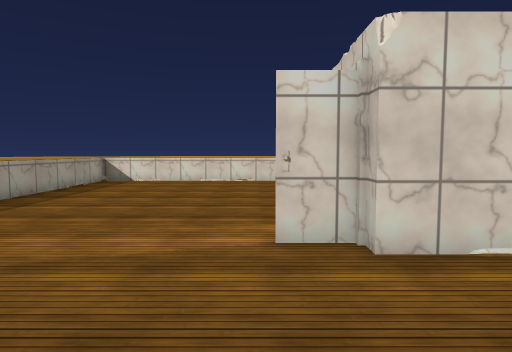
view 1 (above)

15 first-person views from a walk through a scene from a Unity 3-D project. The camera is 1.4 m above the floor, tilts 4° down and sees 75° across. The floor is counted in squares, 1 m on a side. Each view is taken from the middle of a square. On the plan, view 1 faces up. The plan holds only what a view shows up to about 15 squares ahead; the rest is blank. The place goes on beyond the plan. The player character is not drawn. Some animated figures are not drawn. Door leaves are left out, so doorways stand open. Surface patterns are stand-ins for the level's own textures.

view 2
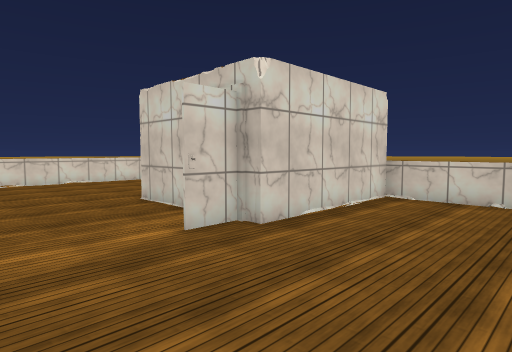

view 3
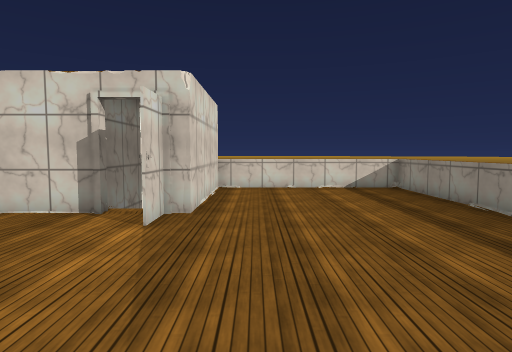

view 4
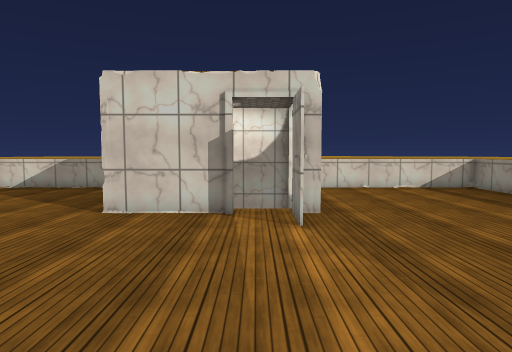

view 5
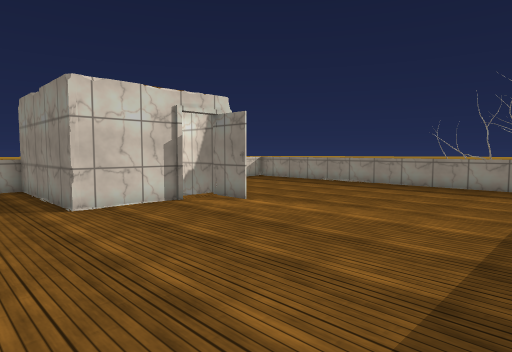

view 6
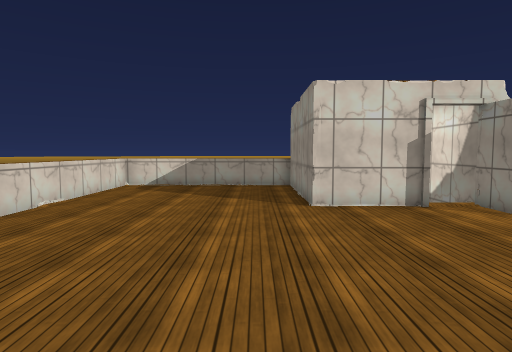

view 7
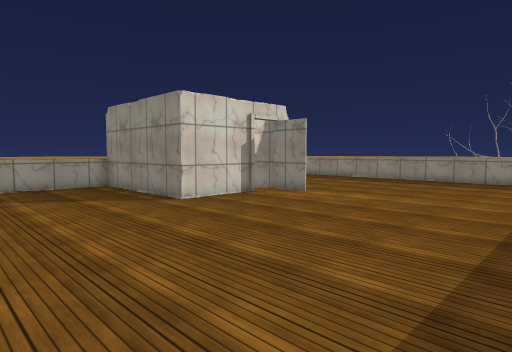

view 8
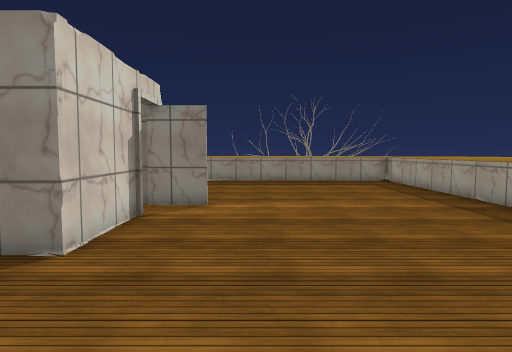

view 9
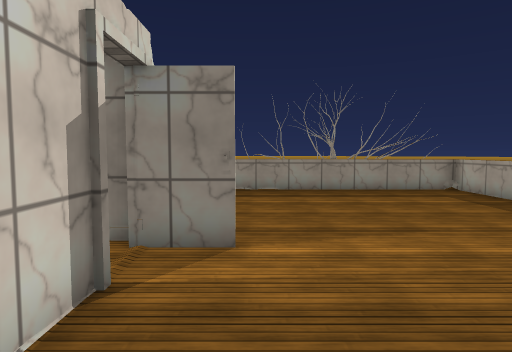

view 10
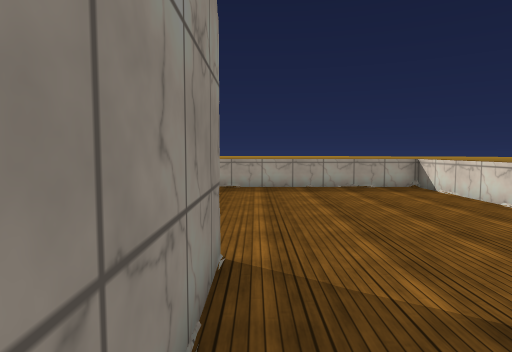

view 11
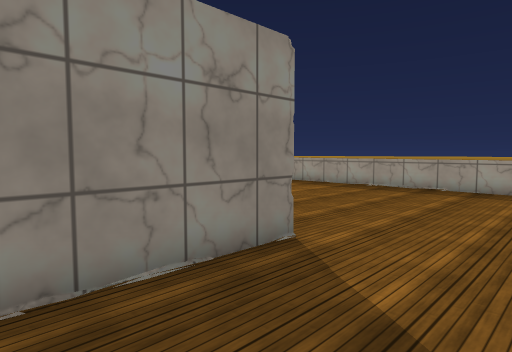

view 12
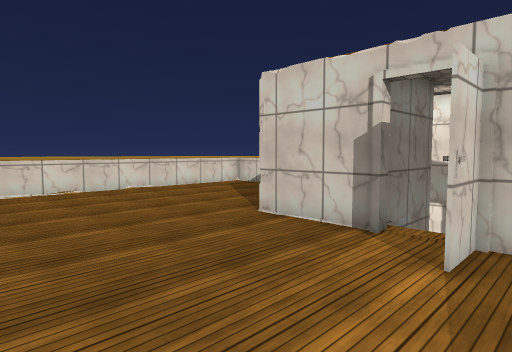

view 13
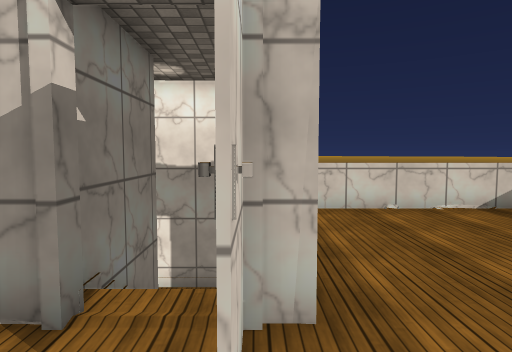

view 14
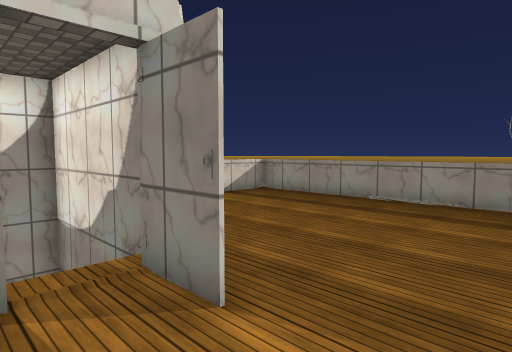

view 15
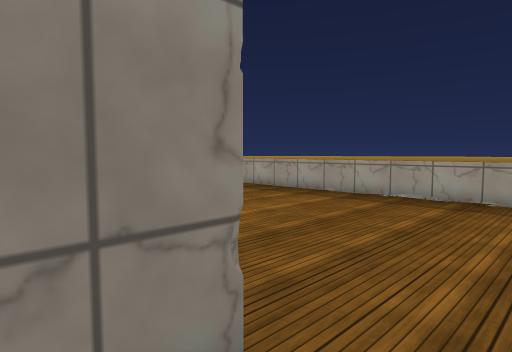

### Floor plan
Key: @ floor where view 1 was taken; # wall or solid block; . floor; / step, stairs or slope; D open door; = window, fence, low wall or low ledge; ^ raised ledge; v drop or lower ground.
Columns run from 8 left of view 1 to 7 right of it. Each row starts with its distance up from view 1.
 17 v==============#
 16 =..............=
 15 =..............=
 14 =..............=
 13 =..............=
 12 D..............D
 11 =..............=
 10 =..............=
  9 =.........######
  8 =D......../    #
  7 =.........#### #
  6 D..........    #
  5 =........#######
  4 =..............=
  3 =..............=
  2 D..............D
  1 =..............=
  0 =.......@......=
 -1 =..............=
 -2 =..............=
 -3 ^^^^^^^^^^^^^^^^

Where each view was taken, in squares from view 1:
view 1: 0 up, 0 right, facing up
view 2: 0 up, 3 left, facing up-right
view 3: 3 up, 6 left, facing right
view 4: 6 up, 6 left, facing right
view 5: 12 up, 7 left, facing down-right
view 6: 11 up, 7 left, facing right
view 7: 15 up, 7 left, facing down-right
view 8: 14 up, 1 left, facing down
view 9: 10 up, 0 right, facing down
view 10: 10 up, 6 right, facing left
view 11: 13 up, 6 right, facing down-left
view 12: 4 up, 4 left, facing up-right
view 13: 5 up, 1 left, facing right
view 14: 7 up, 2 left, facing down-right
view 15: 11 up, 3 right, facing down-left
